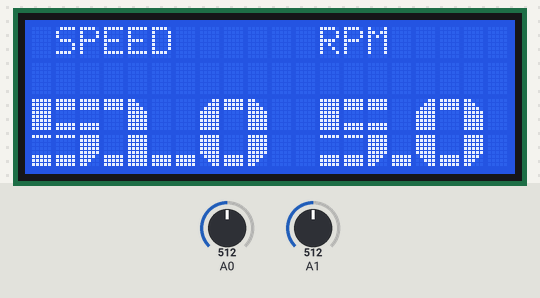
Simulated run of this sketch. Board: Arduino Uno, built with avr-gcc and run on an emulated ATmega328P. On the bench: 20×4 character LCD. The inputs (shaded band) are chosen by the test bench; at power-on: A0 = 512, A1 = 512.

Above: at 1.3 s.
1.4 s: A0 set to 716
At 2.0 s:
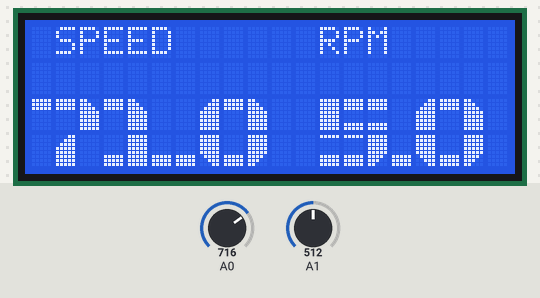
2.9 s: A1 set to 716
At 4.2 s:
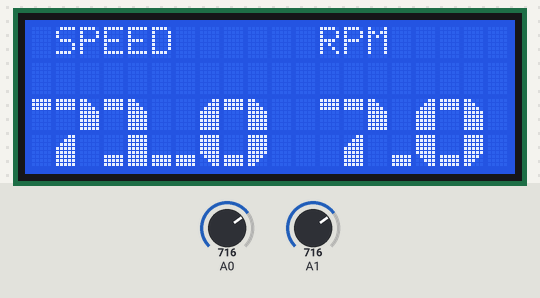
4.5 s: A0 set to 900
At 5.4 s:
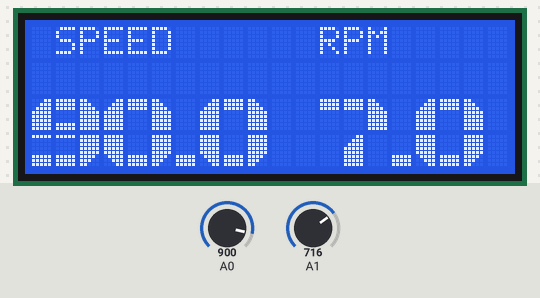
6.1 s: A1 set to 900
At 7.2 s:
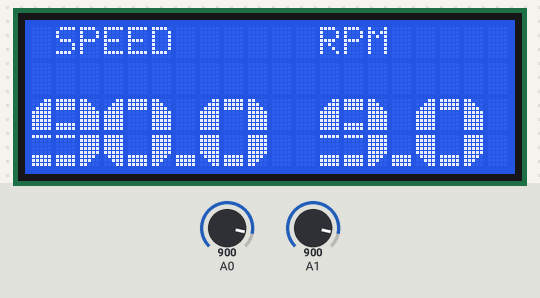
7.7 s: A0 set to 1023
At 9.0 s:
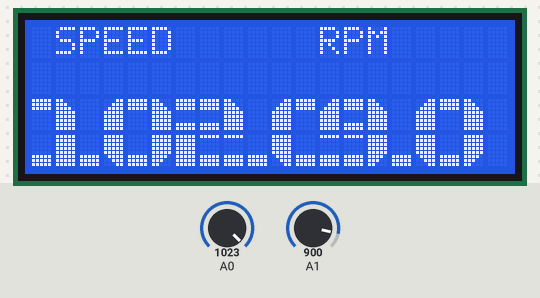
9.3 s: A1 set to 1023
At 9.8 s:
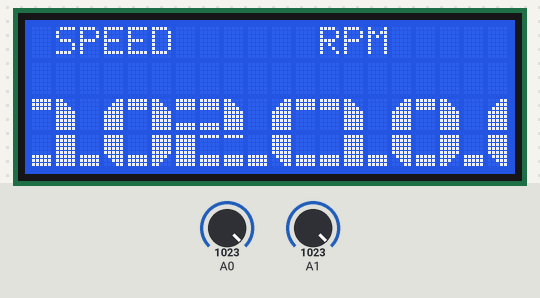
Timing chart, 0 to 11.9 s (numbered marks = the images above; inputs shaded):
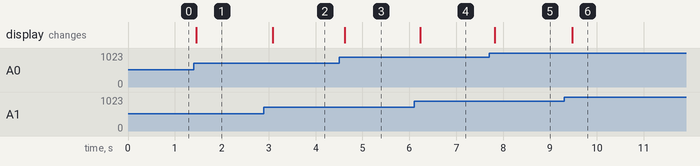

The sketch:

BigFont_test.ino
```cpp
//Initial idea by http://www.instructables.com/id/Custom-Large-Font-For-16x2-LCDs/step5/Arduino-Sketch/
//**************************************************************************************************

// Build 1
//   r1 150214 - initial build with glyphs and big font character table in program memory
#include <LiquidCrystal_I2C.h>
#include <Wire.h>
LiquidCrystal_I2C lcd(0x3F,2,1,0,4,5,6,7,3, POSITIVE);
//********************************************************************************************
#define build 1
#define revision 1
//********************************************************************************************

const char custom[][8] PROGMEM = {                        // Custom character definitions
      { 0x1F, 0x1F, 0x1F, 0x00, 0x00, 0x00, 0x00, 0x00 }, // char 1
      { 0x18, 0x1C, 0x1E, 0x1F, 0x1F, 0x1F, 0x1F, 0x1F }, // char 2
      { 0x1F, 0x1F, 0x1F, 0x1F, 0x1F, 0x0F, 0x07, 0x03 }, // char 3
      { 0x00, 0x00, 0x00, 0x00, 0x00, 0x1F, 0x1F, 0x1F }, // char 4
      { 0x1F, 0x1F, 0x1F, 0x1F, 0x1F, 0x1E, 0x1C, 0x18 }, // char 5
      { 0x1F, 0x1F, 0x1F, 0x00, 0x00, 0x00, 0x1F, 0x1F }, // char 6
      { 0x1F, 0x00, 0x00, 0x00, 0x00, 0x1F, 0x1F, 0x1F }, // char 7
      { 0x03, 0x07, 0x0F, 0x1F, 0x1F, 0x1F, 0x1F, 0x1F }  // char 8
};

// BIG FONT Character Set
// - Each character coded as 1-4 byte sets {top_row(0), top_row(1)... bot_row(0), bot_row(0)..."}
// - number of bytes terminated with 0x00; Character is made from [number_of_bytes/2] wide, 2 high
// - codes are: 0x01-0x08 => custom characters, 0x20 => space, 0xFF => black square

const char bigChars[][8] PROGMEM = {
      { 0x20, 0x20, 0x00, 0x00, 0x00, 0x00, 0x00, 0x00 }, // Space
      { 0xFF, 0x07, 0x00, 0x00, 0x00, 0x00, 0x00, 0x00 }, // !
      { 0x05, 0x05, 0x20, 0x20, 0x00, 0x00, 0x00, 0x00 }, // "
      { 0x04, 0xFF, 0x04, 0xFF, 0x04, 0x01, 0xFF, 0x01 }, // #
      { 0x08, 0xFF, 0x06, 0x07, 0xFF, 0x05, 0x00, 0x00 }, // $
      { 0x01, 0x20, 0x04, 0x01, 0x04, 0x01, 0x20, 0x04 }, // %
      { 0x08, 0x06, 0x02, 0x20, 0x03, 0x07, 0x02, 0x04 }, // &
      { 0x05, 0x20, 0x00, 0x00, 0x00, 0x00, 0x00, 0x00 }, // '
      { 0x08, 0x01, 0x03, 0x04, 0x00, 0x00, 0x00, 0x00 }, // (
      { 0x01, 0x02, 0x04, 0x05, 0x00, 0x00, 0x00, 0x00 }, // )
      { 0x01, 0x04, 0x04, 0x01, 0x04, 0x01, 0x01, 0x04 }, // *
      { 0x04, 0xFF, 0x04, 0x01, 0xFF, 0x01, 0x00, 0x00 }, // +
      { 0x20, 0x05, 0x00, 0x00, 0x00, 0x00, 0x00, 0x00 }, //
      { 0x04, 0x04, 0x04, 0x20, 0x20, 0x20, 0x00, 0x00 }, // -
      { 0x20, 0x04, 0x00, 0x00, 0x00, 0x00, 0x00, 0x00 }, // .
      { 0x20, 0x20, 0x04, 0x01, 0x04, 0x01, 0x20, 0x20 }, // /
      { 0x08, 0x01, 0x02, 0x03, 0x04, 0x05, 0x00, 0x00 }, // 0
      { 0x01, 0x02, 0x20, 0x04, 0xFF, 0x04, 0x00, 0x00 }, // 1
      { 0x06, 0x06, 0x02, 0xFF, 0x07, 0x07, 0x00, 0x00 }, // 2
      { 0x01, 0x06, 0x02, 0x04, 0x07, 0x05, 0x00, 0x00 }, // 3
      { 0x03, 0x04, 0xFF, 0x20, 0x20, 0xFF, 0x00, 0x00 }, // 4
      { 0xFF, 0x06, 0x06, 0x07, 0x07, 0x05, 0x00, 0x00 }, // 5
      { 0x08, 0x06, 0x06, 0x03, 0x07, 0x05, 0x00, 0x00 }, // 6
      { 0x01, 0x01, 0x02, 0x20, 0x08, 0x20, 0x00, 0x00 }, // 7
      { 0x08, 0x06, 0x02, 0x03, 0x07, 0x05, 0x00, 0x00 }, // 8
      { 0x08, 0x06, 0x02, 0x07, 0x07, 0x05, 0x00, 0x00 }, // 9
      { 0xA5, 0xA5, 0x00, 0x00, 0x00, 0x00, 0x00, 0x00 }, // :
      { 0x04, 0x05, 0x00, 0x00, 0x00, 0x00, 0x00, 0x00 }, // ;
      { 0x20, 0x04, 0x01, 0x01, 0x01, 0x04, 0x00, 0x00 }, // <
      { 0x04, 0x04, 0x04, 0x01, 0x01, 0x01, 0x00, 0x00 }, // =
      { 0x01, 0x04, 0x20, 0x04, 0x01, 0x01, 0x00, 0x00 }, // >
      { 0x01, 0x06, 0x02, 0x20, 0x07, 0x20, 0x00, 0x00 }, // ?
      { 0x08, 0x06, 0x02, 0x03, 0x04, 0x04, 0x00, 0x00 }, // @
      { 0x08, 0x06, 0x02, 0xFF, 0x20, 0xFF, 0x00, 0x00 }, // A
      { 0xFF, 0x06, 0x05, 0xFF, 0x07, 0x02, 0x00, 0x00 }, // B
      { 0x08, 0x01, 0x01, 0x03, 0x04, 0x04, 0x00, 0x00 }, // C
      { 0xFF, 0x01, 0x02, 0xFF, 0x04, 0x05, 0x00, 0x00 }, // D
      { 0xFF, 0x06, 0x06, 0xFF, 0x07, 0x07, 0x00, 0x00 }, // E
      { 0xFF, 0x06, 0x06, 0xFF, 0x20, 0x20, 0x00, 0x00 }, // F
      { 0x08, 0x01, 0x01, 0x03, 0x04, 0x02, 0x00, 0x00 }, // G
      { 0xFF, 0x04, 0xFF, 0xFF, 0x20, 0xFF, 0x00, 0x00 }, // H
      { 0x01, 0xFF, 0x01, 0x04, 0xFF, 0x04, 0x00, 0x00 }, // I
      { 0x20, 0x20, 0xFF, 0x04, 0x04, 0x05, 0x00, 0x00 }, // J
      { 0xFF, 0x04, 0x05, 0xFF, 0x20, 0x02, 0x00, 0x00 }, // K
      { 0xFF, 0x20, 0x20, 0xFF, 0x04, 0x04, 0x00, 0x00 }, // L
      { 0x08, 0x03, 0x05, 0x02, 0xFF, 0x20, 0x20, 0xFF }, // M
      { 0xFF, 0x02, 0x20, 0xFF, 0xFF, 0x20, 0x03, 0xFF }, // N
      { 0x08, 0x01, 0x02, 0x03, 0x04, 0x05, 0x00, 0x00 }, // 0
      { 0x08, 0x06, 0x02, 0xFF, 0x20, 0x20, 0x00, 0x00 }, // P
      { 0x08, 0x01, 0x02, 0x20, 0x03, 0x04, 0xFF, 0x04 }, // Q
      { 0xFF, 0x06, 0x02, 0xFF, 0x20, 0x02, 0x00, 0x00 }, // R
      { 0x08, 0x06, 0x06, 0x07, 0x07, 0x05, 0x00, 0x00 }, // S
      { 0x01, 0xFF, 0x01, 0x20, 0xFF, 0x20, 0x00, 0x00 }, // T
      { 0xFF, 0x20, 0xFF, 0x03, 0x04, 0x05, 0x00, 0x00 }, // U
      { 0x03, 0x20, 0x20, 0x05, 0x20, 0x02, 0x08, 0x20 }, // V
      { 0xFF, 0x20, 0x20, 0xFF, 0x03, 0x08, 0x02, 0x05 }, // W
      { 0x03, 0x04, 0x05, 0x08, 0x20, 0x02, 0x00, 0x00 }, // X
      { 0x03, 0x04, 0x05, 0x20, 0xFF, 0x20, 0x00, 0x00 }, // Y
      { 0x01, 0x06, 0x05, 0x08, 0x07, 0x04, 0x00, 0x00 }, // Z
      { 0xFF, 0x01, 0xFF, 0x04, 0x00, 0x00, 0x00, 0x00 }, // [
      { 0x01, 0x04, 0x20, 0x20, 0x20, 0x20, 0x01, 0x04 }, // Backslash
      { 0x01, 0xFF, 0x04, 0xFF, 0x00, 0x00, 0x00, 0x00 }, // ]
      { 0x08, 0x02, 0x20, 0x20, 0x00, 0x00, 0x00, 0x00 }, // ^
      { 0x20, 0x20, 0x20, 0x04, 0x04, 0x04, 0x00, 0x00 }  // _
};
byte col,row,nb=0,bc=0;                                   // general
byte bb[8];                                               // byte buffer for reading from PROGMEM


//*****************************************************************************************//
//                                      Initial Setup
//*****************************************************************************************//
void setup() {
  lcd.begin(20, 4);
  for (nb=0; nb<8; nb++ ) {                     // create 8 custom characters
    for (bc=0; bc<8; bc++) bb[bc]= pgm_read_byte( &custom[nb][bc] );
    lcd.createChar ( nb+1, bb );
  }
  lcd.clear();
   lcd.setCursor(0, 0);
  lcd.print(F(" SPEED "));
   lcd.setCursor(11, 0);
  lcd.print(F(" RPM "));
 //writeBigString("KM", 11, 2);
  //lcd.clear();
}

//*****************************************************************************************//
//                                      MAIN LOOP
//*****************************************************************************************//
void loop() {
  int temp = analogRead(A0) /10;
  int rpm = analogRead(A1) / 100;

  /*
  lcd.setCursor(0, 0);
  lcd.print(F(" SPEED "));
  */
  char thisRpm[4];
  char thisTemp[5];
 dtostrf(temp, 0, 1,thisTemp);
 writeBigString(thisTemp, 0, 2);
 dtostrf(rpm, 0, 1,thisRpm);
 writeBigString(thisRpm, 12, 2);
 delay(200);
}

// ********************************************************************************** //
//                                      SUBROUTINES
// ********************************************************************************** //
// writeBigChar: writes big character 'ch' to column x, row y; returns number of columns used by 'ch'
int writeBigChar(char ch, byte x, byte y) {
  if (ch < ' ' || ch > '_') return 0;               // If outside table range, do nothing
  nb=0;                                             // character byte counter
  for (bc=0; bc<8; bc++) {
    bb[bc] = pgm_read_byte( &bigChars[ch-' '][bc] );  // read 8 bytes from PROGMEM
    if(bb[bc] != 0) nb++;
  }

  bc=0;
  for (row = y; row < y+2; row++) {
    for (col = x; col < x+nb/2; col++ ) {
      lcd.setCursor(col, row);                      // move to position
      lcd.write(bb[bc++]);                          // write byte and increment to next
    }
//    lcd.setCursor(col, row);
//    lcd.write(' ');                                 // Write ' ' between letters
  }
  return nb/2-1;                                      // returns number of columns used by char
}

// writeBigString: writes out each letter of string
void writeBigString(char *str, byte x, byte y) {
  char c;
  while ((c = *str++))
  x += writeBigChar(c, x, y) + 1;
}
```

Measured:
- after the input at 1.4 s, the display: changes after 0.06 s (image 1)
- after the input at 2.9 s, the display: changes after 0.19 s (image 2)
- after the input at 4.5 s, the display: changes after 0.12 s (image 3)
- after the input at 6.1 s, the display: changes after 0.14 s (image 4)
- after the input at 7.7 s, the display: changes after 0.12 s (image 5)
- after the input at 9.3 s, the display: changes after 0.17 s (image 6)
